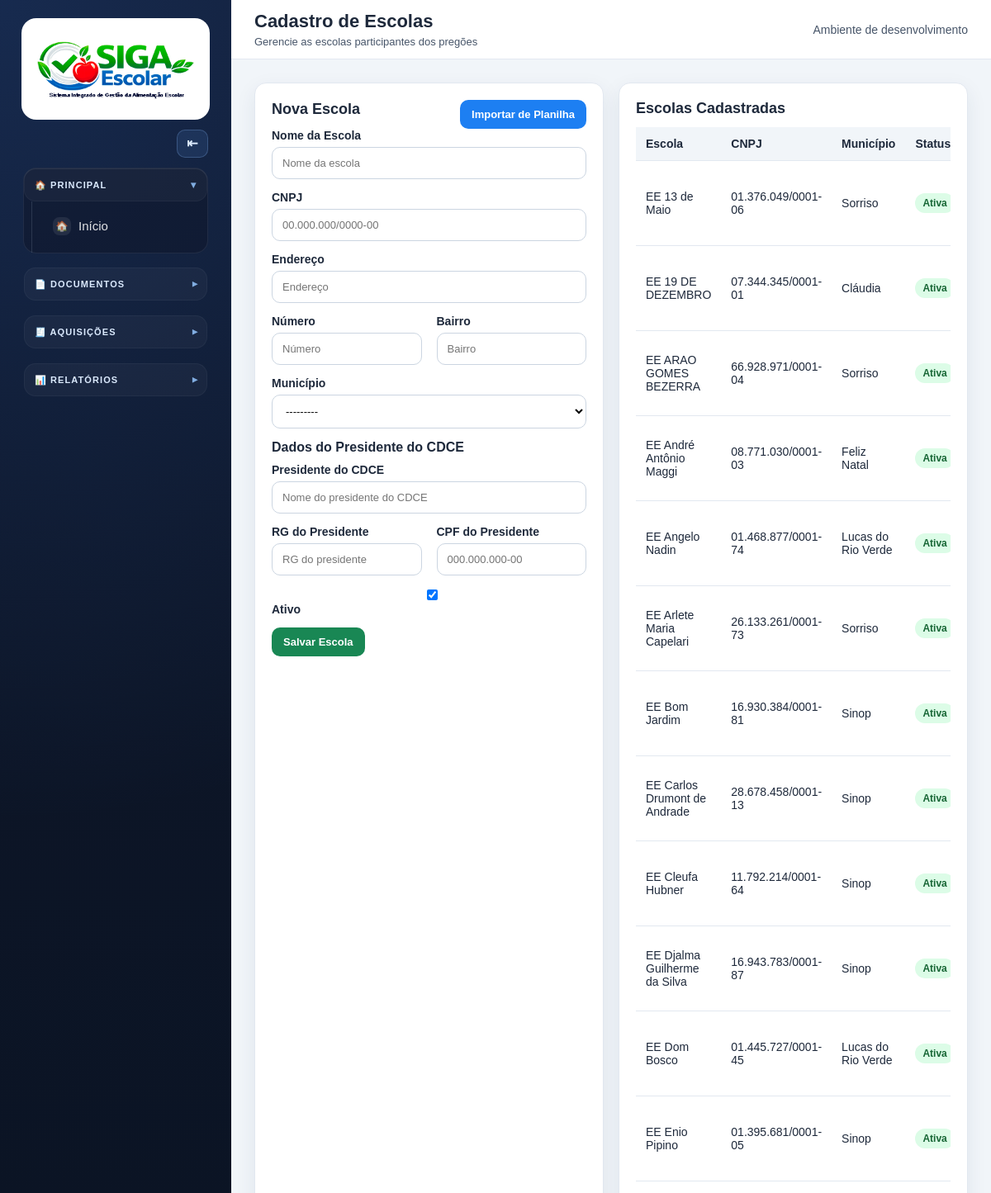
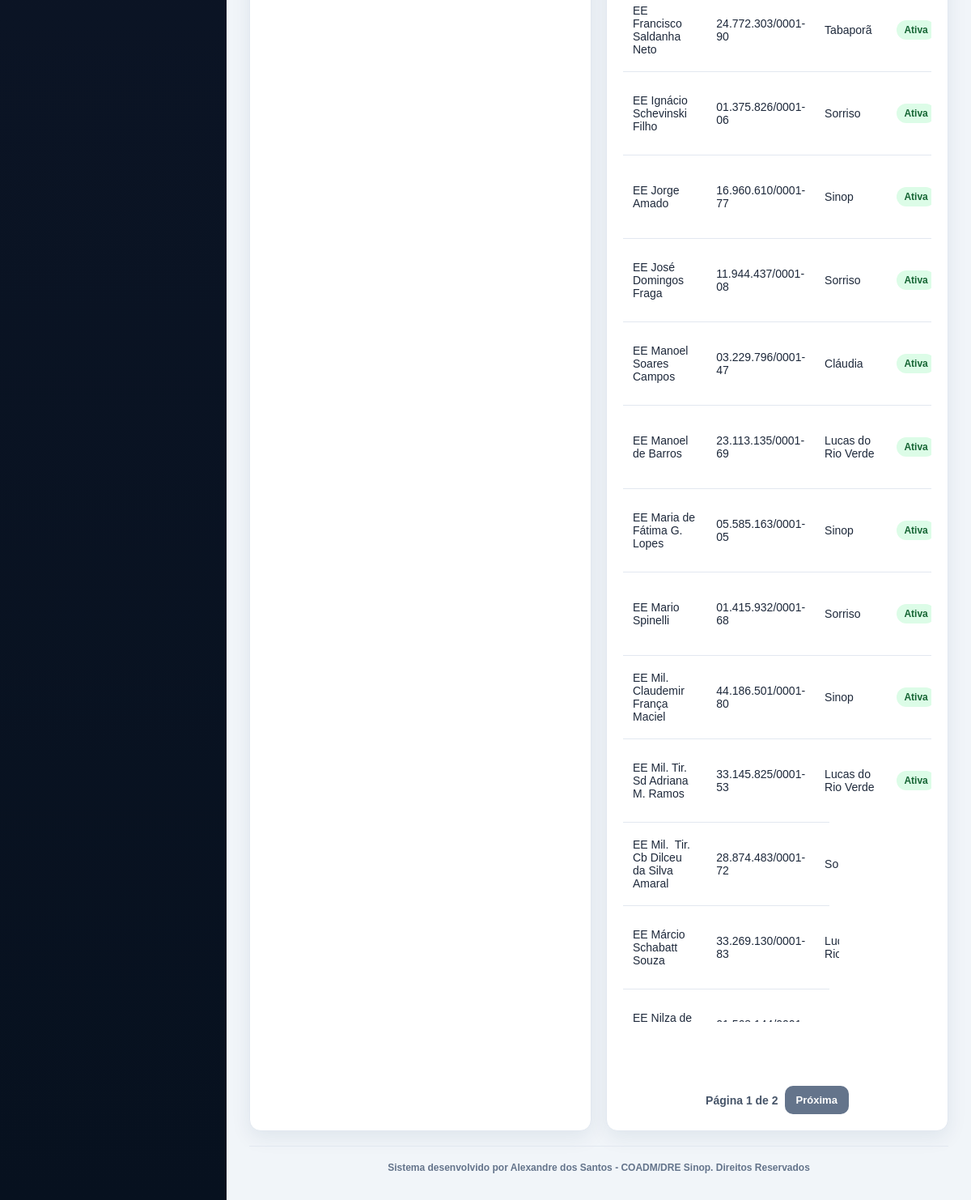
Page /cadastros/escolas/ on the committed database (2 pictures, top to bottom).
### apps/cadastros/models.py (models this page shows, shortened)
class AtivoModel(TimeStampedModel):
    ativo = models.BooleanField(default=True)
    class Meta:
        abstract = True

class Escola(AtivoModel):
    nome_escola = models.CharField("Nome da Escola", max_length=255)
    cnpj = models.CharField(
        "CNPJ",
        max_length=18,
        unique=True,
        validators=[validar_cnpj],
        null=True,
        blank=True,
        help_text="Obrigatório para empresa comum e grupo formal/cooperativa. Não usado para fornecedor individual.",
    )
    endereco = models.CharField("Endereço", max_length=255)
    numero = models.CharField("Número", max_length=20, blank=True)
    bairro = models.CharField("Bairro", max_length=100, blank=True)
    municipio = models.ForeignKey(
        Municipio,
        on_delete=models.PROTECT,
        related_name="escolas",
        verbose_name="Município",
    )
    presidente_cdce = models.CharField("Presidente do CDCE", max_length=255)
    rg_presidente = models.CharField("RG do Presidente", max_length=50)
    cpf_presidente = models.CharField(
        "CPF do Presidente",
        max_length=14,
        validators=[validar_cpf],
    )
    class Meta:
        verbose_name = "Escola"
        verbose_name_plural = "Escolas"
        ordering = ["nome_escola"]

class Municipio(AtivoModel):
    nome = models.CharField(max_length=120)
    uf = models.CharField(max_length=2, default="MT")
    class Meta:
        verbose_name = "Município"
        verbose_name_plural = "Municípios"
        ordering = ["nome"]
        constraints = [
            models.UniqueConstraint(fields=["nome", "uf"], name="unique_municipio_uf")
        ]
    def __str__(self):
        return f"{self.nome}/{self.uf}"

### apps/cadastros/views.py (the view)
# urls.py: path("escolas/", views.escolas, name="escolas"),
def escolas(request):
    if request.method == "POST":
        form = EscolaForm(request.POST)
        if form.is_valid():
            form.save()
            messages.success(request, "Escola cadastrada com sucesso.")
            return redirect("cadastros:escolas")
        messages.error(request, "Verifique os dados informados no formulário.")
    else:
        form = EscolaForm()
    escolas_queryset = Escola.objects.all().select_related("municipio").order_by("nome_escola")
    escolas_pagina = paginar_queryset(request, escolas_queryset)
    return render(
        request,
        "cadastros/escolas.html",
        {
            "form": form,
            "escolas": escolas_pagina,
            "modo_edicao": False,
            "escola_edicao": None,
        },
    )

### apps/cadastros/forms.py
class EscolaForm(forms.ModelForm):
    class Meta:
        model = Escola
        fields = [
            "nome_escola",
            "cnpj",
            "endereco",
            "numero",
            "bairro",
            "municipio",
            "presidente_cdce",
            "rg_presidente",
            "cpf_presidente",
            "ativo",
        ]
        widgets = {
            "nome_escola": forms.TextInput(attrs={"placeholder": "Nome da escola"}),
            "cnpj": forms.TextInput(attrs={"placeholder": "00.000.000/0000-00", "id": "id_cnpj"}),
            "endereco": forms.TextInput(attrs={"placeholder": "Endereço"}),
            "numero": forms.TextInput(attrs={"placeholder": "Número"}),
            "bairro": forms.TextInput(attrs={"placeholder": "Bairro"}),
            "presidente_cdce": forms.TextInput(attrs={"placeholder": "Nome do presidente do CDCE"}),
            "rg_presidente": forms.TextInput(attrs={"placeholder": "RG do presidente"}),
            "cpf_presidente": forms.TextInput(attrs={"placeholder": "000.000.000-00"}),
        }

### apps/cadastros/views.py (called while the page is built)
def paginar_queryset(request, queryset, por_pagina=25):
    paginator = Paginator(queryset, por_pagina)
    numero_pagina = request.GET.get("page")
    return paginator.get_page(numero_pagina)

### templates/cadastros/escolas.html (shortened to what this page needs)
{% extends "base.html" %}
{% block page_title %}Cadastro de Escolas{% endblock %}
{% block page_subtitle %}Gerencie as escolas participantes dos pregões{% endblock %}
{% block content %}
<div class="grid grid-2">
    <div class="card">
        <div style="display:flex; align-items:center; justify-content:space-between; gap:12px; flex-wrap:wrap;">
            {% if modo_edicao %}
            <h2>Editar Escola</h2>
            {% else %}
            <h2>Nova Escola</h2>
            {% endif %}
            <a class="btn btn-primary" href="{% url 'importacoes:escolas' %}">
                Importar de Planilha
            </a>
        </div>
        <form method="post">
            <div class="form-group">
                <label>Nome da Escola</label>
                {{ form.nome_escola }}
            </div>
            <div class="form-group">
                <label>CNPJ</label>
                {{ form.cnpj }}
            </div>
            <div class="form-group">
                <label>Endereço</label>
                {{ form.endereco }}
            </div>
            <div class="grid grid-2">
                <div class="form-group">
                    <label>Número</label>
                    {{ form.numero }}
                </div>
                <div class="form-group">
                    <label>Bairro</label>
                    {{ form.bairro }}
                </div>
            </div>
            <div class="form-group">
                <label>Município</label>
                {{ form.municipio }}
            </div>
            <h3>Dados do Presidente do CDCE</h3>
            <div class="form-group">
                <label>Presidente do CDCE</label>
                {{ form.presidente_cdce }}
            </div>
            <div class="grid grid-2">
                <div class="form-group">
                    <label>RG do Presidente</label>
                    {{ form.rg_presidente }}
                </div>
                <div class="form-group">
                    <label>CPF do Presidente</label>
                    {{ form.cpf_presidente }}
                </div>
            </div>
            <div class="form-group">
                <label>
                    {{ form.ativo }}
                    Ativo
                </label>
            </div>
            <div class="actions">
                {% if modo_edicao %}
                <button class="btn btn-success" type="submit">
                    Salvar Alterações
                </button>
                <a class="btn btn-secondary" href="{% url 'cadastros:escolas' %}">
                    Cancelar Edição
                </a>
                {% else %}
                <button class="btn btn-success" type="submit">
                    Salvar Escola
                </button>
                {% endif %}
            </div>
        </form>
    </div>
    <div class="card">
        <h2>Escolas Cadastradas</h2>
        <div class="table-wrapper">
            <table>
                <thead>
                    <tr>
                        <th>Escola</th>
                        <th>CNPJ</th>
                        <th>Município</th>
                        <th>Status</th>
                    </tr>
                </thead>
                <tbody>
                    {% for escola in escolas %}
                    <tr>
                        <td>{{ escola.nome_escola }}</td>
                        <td>{{ escola.cnpj }}</td>
                        <td>{{ escola.municipio.nome }}</td>
                        <td>
                            {% if escola.ativo %}
                            <span class="badge badge-success">Ativa</span>
                            {% else %}
                            <span class="badge badge-danger">Inativa</span>
                            {% endif %}
                        </td>
                    </tr>
                    {% empty %}
                    <tr>
                        <td colspan="5">Nenhuma escola cadastrada.</td>
                    </tr>
                    {% endfor %}
                </tbody>
            </table>
        </div>
        {% if escolas.has_other_pages %}
        <div class="pagination" style="display:flex; align-items:center; justify-content:center; gap:8px; margin-top:16px; flex-wrap:wrap;">
            <span style="font-weight:700; color:#475569;">
                Página {{ escolas.number }} de {{ escolas.paginator.num_pages }}
            </span>
            {% if escolas.has_next %}
            <a class="btn btn-secondary" href="?page={{ escolas.next_page_number }}">Próxima</a>
            {% endif %}
        </div>
        {% endif %}
    </div>
</div>
{% endblock %}

### static/css/style.css (style rules this page uses)
:root { --primary: #0f2f57; --primary-dark: #09213f; --primary-light: #174a84; --accent: #1d7ff2; --success: #198754; --warning: #ffc107; --danger: #dc3545; --gray-50: #f8fafc; --gray-100: #f1f5f9; --gray-200: #e2e8f0; --gray-300: #cbd5e1; --gray-600: #475569; --gray-800: #1e293b; --white: #ffffff; --radius: 14px; --shadow: 0 8px 24px rgba(15, 47, 87, 0.08); }
* { box-sizing: border-box; }
body { margin: 0; font-family: Arial, Helvetica, sans-serif; background: var(--gray-100); color: var(--gray-800); }
.grid { display: grid; gap: 18px; }
.grid-2 { grid-template-columns: repeat(2, minmax(0, 1fr)); }
.card { background: var(--white); border: 1px solid var(--gray-200); border-radius: var(--radius); padding: 20px; box-shadow: var(--shadow); margin-bottom: 18px; }
.card h2 { margin: 0 0 12px; font-size: 20px; }
.card h3 { margin: 0 0 10px; font-size: 17px; }
.btn { display: inline-block; padding: 10px 14px; border-radius: 10px; border: none; text-decoration: none; cursor: pointer; font-size: 14px; font-weight: 600; transition: 0.2s; }
.btn-primary { background: var(--accent); color: var(--white); }
.btn-success { background: var(--success); color: var(--white); }
.btn-secondary { background: #64748b; color: var(--white); }
.table-wrapper { overflow-x: auto; }
table { width: 100%; border-collapse: collapse; background: var(--white); }
th { background: var(--gray-100); color: var(--gray-800); font-weight: 700; text-align: left; padding: 12px; border-bottom: 1px solid var(--gray-200); }
td { padding: 12px; border-bottom: 1px solid var(--gray-200); color: var(--gray-800); vertical-align: middle; }
.badge { display: inline-block; padding: 5px 9px; border-radius: 999px; font-size: 12px; font-weight: bold; }
.badge-success { background: #dcfce7; color: #166534; }
.form-group { margin-bottom: 14px; }
label { display: block; margin-bottom: 6px; font-weight: 600; color: var(--gray-800); }
input, select, textarea { width: 100%; padding: 11px 12px; border: 1px solid var(--gray-300); border-radius: 10px; font-size: 14px; background: var(--white); }
.actions { display: flex; gap: 8px; flex-wrap: wrap; }

### templates/base.html (style rules this page uses)
:root { --sidebar-bg: #0f172a; --sidebar-bg-soft: #111c33; --sidebar-border: rgba(255, 255, 255, 0.10); --sidebar-text: rgba(255, 255, 255, 0.88); --sidebar-muted: rgba(255, 255, 255, 0.62); --sidebar-hover: rgba(96, 165, 250, 0.12); --sidebar-active: rgba(59, 130, 246, 0.22); --sidebar-active-border: #60a5fa; --sidebar-section-bg: rgba(15, 23, 42, 0.55); }

### templates/cadastros/escolas.html (style rules this page uses)
.card { font-size: 14px; }
.card h2 { font-size: 18px; }
.card h3 { font-size: 16px; }
.card label { font-size: 14px; }
.card input, .card select, .card textarea, .card button, .card .btn { font-size: 13px; }
.card table { font-size: 13px; }
.card table th, .card table td { font-size: 14px; }

### rows in the picture
Escola: nome_escola "EE 13 de Maio", cnpj "01.376.049/0001-06", municipio.nome "Sorriso", ativo "Ativa"
Escola: nome_escola "EE 19 DE DEZEMBRO", cnpj "07.344.345/0001-01", municipio.nome "Cláudia", ativo "Ativa"
Escola: nome_escola "EE ARAO GOMES BEZERRA", cnpj "66.928.971/0001-04", municipio.nome "Sorriso", ativo "Ativa"
Escola: nome_escola "EE André Antônio Maggi", cnpj "08.771.030/0001-03", municipio.nome "Feliz Natal", ativo "Ativa"
Escola: nome_escola "EE Angelo Nadin", cnpj "01.468.877/0001-74", municipio.nome "Lucas do Rio Verde", ativo "Ativa"
Escola: nome_escola "EE Arlete Maria Capelari", cnpj "26.133.261/0001-73", municipio.nome "Sorriso", ativo "Ativa"
Escola: nome_escola "EE Bom Jardim", cnpj "16.930.384/0001-81", municipio.nome "Sinop", ativo "Ativa"
Escola: nome_escola "EE Carlos Drumont de Andrade", cnpj "28.678.458/0001-13", municipio.nome "Sinop", ativo "Ativa"
Escola: nome_escola "EE Cleufa Hubner", cnpj "11.792.214/0001-64", municipio.nome "Sinop", ativo "Ativa"
Escola: nome_escola "EE Djalma Guilherme da Silva", cnpj "16.943.783/0001-87", municipio.nome "Sinop", ativo "Ativa"
Escola: nome_escola "EE Dom Bosco", cnpj "01.445.727/0001-45", municipio.nome "Lucas do Rio Verde", ativo "Ativa"
Escola: nome_escola "EE Enio Pipino", cnpj "01.395.681/0001-05", municipio.nome "Sinop", ativo "Ativa"
Escola: nome_escola "EE Francisco Saldanha Neto", cnpj "24.772.303/0001-90", municipio.nome "Tabaporã", ativo "Ativa"
Escola: nome_escola "EE Ignácio Schevinski Filho", cnpj "01.375.826/0001-06", municipio.nome "Sorriso", ativo "Ativa"
Escola: nome_escola "EE Jorge Amado", cnpj "16.960.610/0001-77", municipio.nome "Sinop", ativo "Ativa"
Escola: nome_escola "EE José Domingos Fraga", cnpj "11.944.437/0001-08", municipio.nome "Sorriso", ativo "Ativa"
Escola: nome_escola "EE Manoel Soares Campos", cnpj "03.229.796/0001-47", municipio.nome "Cláudia", ativo "Ativa"
Escola: nome_escola "EE Manoel de Barros", cnpj "23.113.135/0001-69", municipio.nome "Lucas do Rio Verde", ativo "Ativa"
Escola: nome_escola "EE Maria de Fátima G. Lopes", cnpj "05.585.163/0001-05", municipio.nome "Sinop", ativo "Ativa"
Escola: nome_escola "EE Mario Spinelli", cnpj "01.415.932/0001-68", municipio.nome "Sorriso", ativo "Ativa"
Escola: nome_escola "EE Mil. Claudemir França Maciel", cnpj "44.186.501/0001-80", municipio.nome "Sinop", ativo "Ativa"
Escola: nome_escola "EE Mil. Tir. Sd Adriana M. Ramos", cnpj "33.145.825/0001-53", municipio.nome "Lucas do Rio Verde", ativo "Ativa"
Escola: nome_escola "EE Mil. Tir. Cb Dilceu da Silva Amaral", cnpj "28.874.483/0001-72", municipio.nome "Sorriso"
Escola: nome_escola "EE Márcio Schabatt Souza", cnpj "33.269.130/0001-83", municipio.nome "Lucas do Rio Verde"
Escola: nome_escola "EE Nilza de Oliveira Pipino", cnpj "01.568.144/0001-01"

### other values in the picture
{{ escolas.number }} "1"
{{ escolas.paginator.num_pages }} "2"
